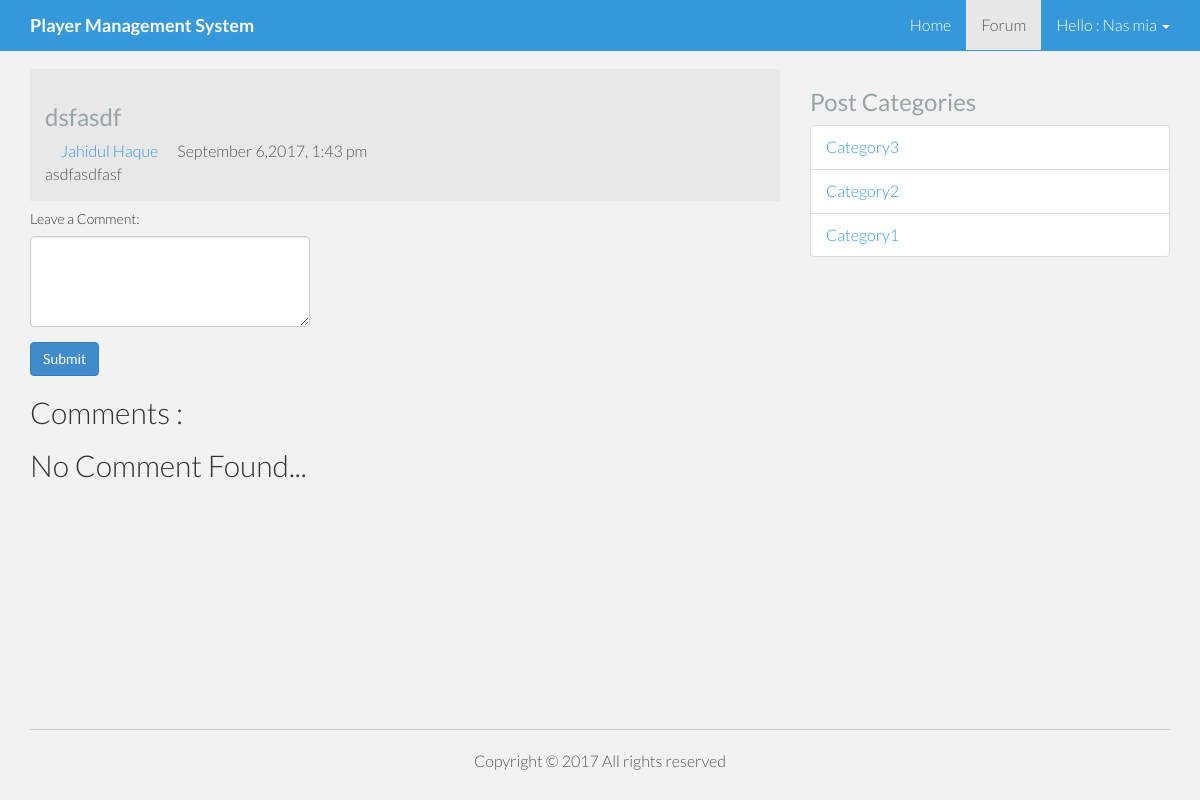
The page /dsfasdf (signed in) on the database its author committed.
### tables this page shows
CREATE TABLE `tbl_post` (
  `id` int(11) NOT NULL,
  `cat` int(11) DEFAULT NULL,
  `title` varchar(255) DEFAULT NULL,
  `body` text,
  `slug` varchar(255) DEFAULT NULL,
  `character_name` varchar(255) DEFAULT NULL,
  `date` timestamp NOT NULL DEFAULT CURRENT_TIMESTAMP ON UPDATE CURRENT_TIMESTAMP,
  `userid` int(11) DEFAULT NULL
);

CREATE TABLE `tbl_category` (
  `id` int(11) NOT NULL,
  `name` varchar(50) NOT NULL,
  `cat_slug` varchar(256) NOT NULL
);

### lib/Database.php (called while the page is built, shortened)
<?php
Class Database{
	public $host   = DB_HOST;
	public $user   = DB_USER;
	public $pass   = DB_PASS;
	public $dbname = DB_NAME;
	public $link;
	private function connectDB(){
	$this->link = new mysqli($this->host, $this->user, $this->pass, $this->dbname);
 }
	public function select($query){
		$result = $this->link->query($query) or die($this->link->error.__LINE__);
		if($result->num_rows > 0){
			return $result;
		} else {
			return false;
		}
	}
}

### helpers/Format.php (called while the page is built, shortened)
<?php
class Format{
	public function formatDate($date){
		return date('F j,Y, g:i a',strtotime($date));
	}
}
?>

### lib/Session.php (called while the page is built, shortened)
<?php
	class Session
	{
		public static function get($key){
			if(isset($_SESSION[$key])){
				return $_SESSION[$key];
		}else{
			return false;
		}
	}
}
 ?>

### post.php (the view, shortened to what this page needs)
<?php include 'inc/header.php';?>
          <?php
              $postslug =  mysqli_real_escape_string($db->link,$_GET['slug']);
              if (!isset($postslug) || $postslug == NULL) {
                  echo "<script>window.location='404.php'</script>";
              }else{
                  $slug = str_replace('/', ' ', $postslug);
              }
            ?>
            <div class="col-md-8">
                <div class="blog">
                    <div class="blog-item">
                        <?php
            $query = "select * from tbl_post where slug='$slug'";
            $post = $db->select($query);
            if ($post) {
            while ($result = $post->fetch_assoc()) {
            ?>
              <div class="blog-content">
                  <h3><?php echo $result['title']; ?></h3>
                  <div class="entry-meta">
                      <span><i class="icon-user"></i> <a href="profile.php?id=<?php echo $result['userid']; ?>"><?php echo $result['character_name']; ?></a></span>
                      <span><i class="icon-calendar"></i> <?php echo $fm->formatDate($result['date']); ?></span>
                  </div>
                  <?php echo $result['body']; ?>
                  <?php $id = $result['id']; ?>
              </div>
              <?php } } ?>
            <?php
            $division = Session::get('division');
            $rank = Session::get('rank');
            $division_and_rank = 'division '.$division.' rank '.$rank;
             ?>
            <?php
              $query = "SELECT allowed_divisions_ranks FROM tbl_admin";
              $users = $db->select($query);
              if ($users) {
              while ($result = $users->fetch_assoc()) {
              $allowed_divisions_ranks = unserialize($result['allowed_divisions_ranks']);
              foreach($allowed_divisions_ranks as $allowed_divisions_rank){
            ?>
             <?php if($allowed_divisions_rank==$division_and_rank){ ?>
                <div class="card my-4">
                  <h5 class="card-header">Leave a Comment:</h5>
                  <div class="card-body">
                    <form action="" method="POST">
                      <div class="form-group">
                        <textarea class="form-control" rows="3" name="message"></textarea>
                      </div>
                      <button type="submit" class="btn btn-primary">Submit</button>
                    </form>
                  </div>
                </div>
                <?php } } } } ?>
                <h2>Comments : </h2>
                    <?php
                  $query = "select * from tbl_reply where post_id='$id' ORDER BY id DESC";
                  $post = $db->select($query);
                  if ($post) {
                  while ($result = $post->fetch_assoc()) {
               ?>
              <div class="media mb-4 blog-content">
                <div class="media-body">
                  <h5 class="mt-0"><a href="profile.php?id=<?php echo $result['userid']; ?>"><?php echo $result['character_name']; ?></a> <span><i class="icon-calendar"></i> <?php echo $fm->formatDate($result['date']); ?></span></h5>
                  <?php echo $result['message']; ?>
                </div>
              </div>
              <?php } }else{
              echo '<h2>No Comment Found...</h2>';
              } ?>
                      </div>
                  </div>
              </div>
<?php include 'inc/sidebar.php'; ?>
<?php include "inc/footer.php";?>

### inc/sidebar.php
<div class="col-md-4">
      	<div class="widget">
      		 <div class="widget categories">
                    <h3>Post Categories</h3>
                    <div class="row">
                        <div class="col-sm-12">
                            <ul class="list-group" >
                            	<?php
                			         $query = "select * from tbl_category";
                			         $category = $db->select($query);
                			         if ($category) {
                			         while ($result = $category->fetch_assoc()) {
                		            ?>
                                                <li class="list-group-item"><a href="<?php echo SITE_URL;?>category/<?php echo $result['cat_slug']; ?>"><?php echo $result['name'] ?></a></li>
                                                <?php } } else { ?>
                						<li>No Category Created</li>
                					<?php } ?>
                            </ul>
                        </div>
                    </div>
                </div>
      	</div>
</div>

### assets/css/main.css (style rules this page uses)
body { background-color: #f2f2f2; font-family: 'Lato', sans-serif; font-weight: 300; font-size: 16px; color: #555; -webkit-font-smoothing: antialiased; -webkit-overflow-scrolling: touch; }
h1, h2, h3, h4, h5, h6 { font-family: 'Lato', sans-serif; font-weight: 300; color: #333; }
h3 { color: #95a5a6; font-weight: 400; }
a { color: #3498db; word-wrap: break-word; -webkit-transition: color 0.1s ease-in, background 0.1s ease-in; -moz-transition: color 0.1s ease-in, background 0.1s ease-in; -ms-transition: color 0.1s ease-in, background 0.1s ease-in; -o-transition: color 0.1s ease-in, background 0.1s ease-in; transition: color 0.1s ease-in, background 0.1s ease-in; }
a:before, a:after { -webkit-transition: color 0.1s ease-in, background 0.1s ease-in; -moz-transition: color 0.1s ease-in, background 0.1s ease-in; -ms-transition: color 0.1s ease-in, background 0.1s ease-in; -o-transition: color 0.1s ease-in, background 0.1s ease-in; transition: color 0.1s ease-in, background 0.1s ease-in; }
.form-control { height: 42px; font-size: 18px; width: 280px; }
html, body { margin:0; padding:0; height:100%; }
.blog-content { padding: 15px; background: #e8e8e8; }

### rows shown on the page
tbl_post: title "dsfasdf", character_name "Jahidul Haque", date "September 6,2017, 1:43 pm", body "asdfasdfasf"
tbl_category: name "Category3"
tbl_category: name "Category2"
tbl_category: name "Category1"

### other values the page prints
Session::get('characterName') "Nas mia"
